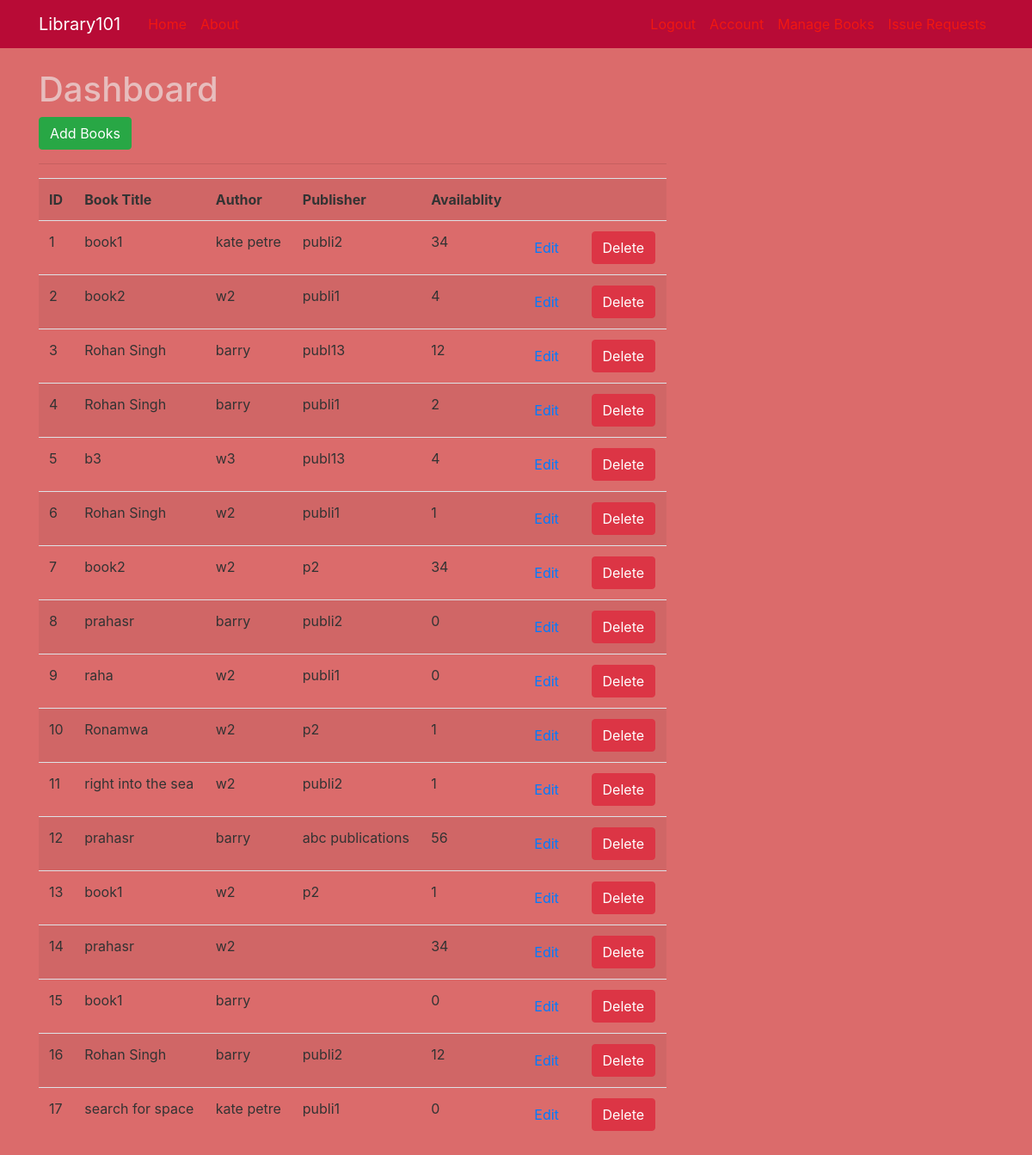
The app's page /manage_book (signed in), older data.
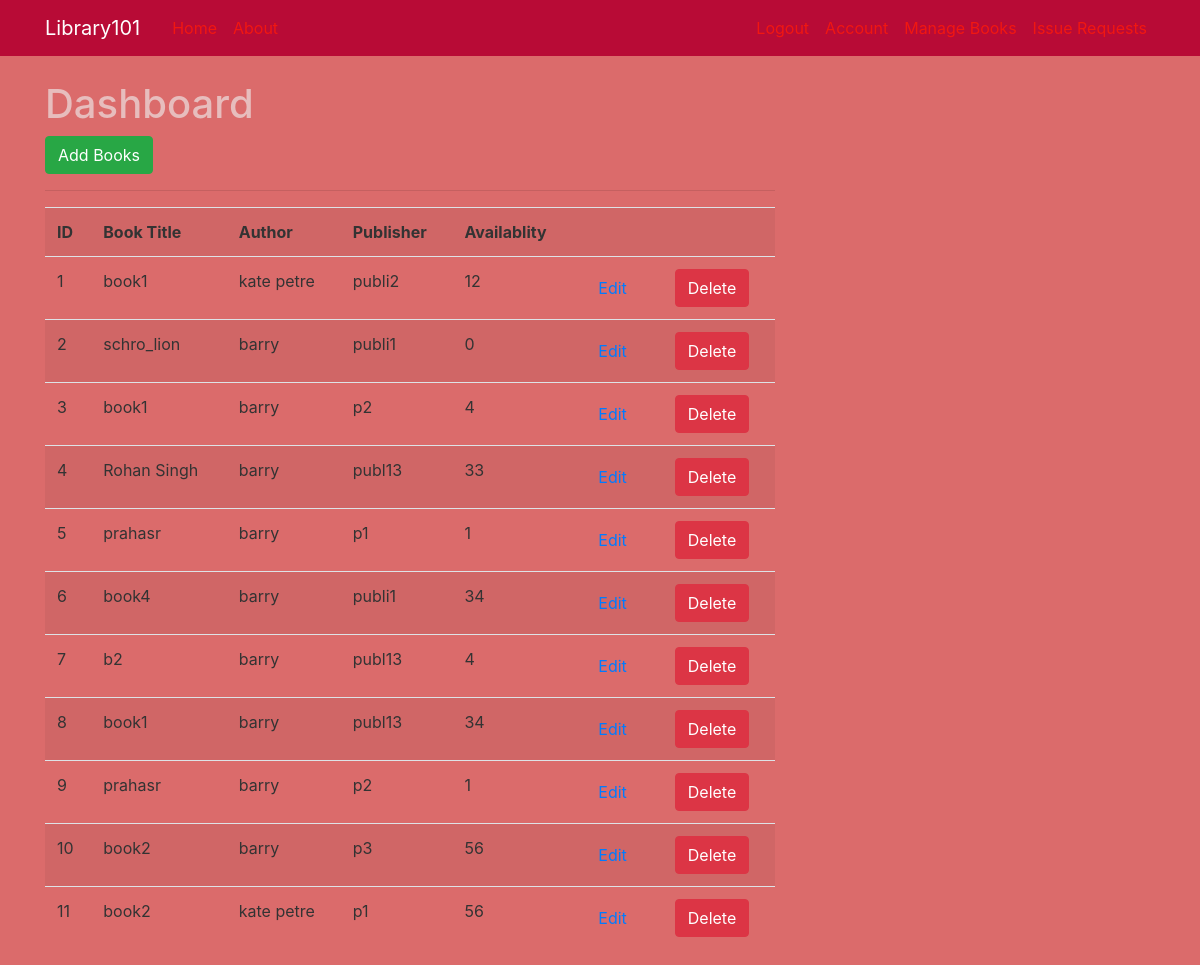
The same page, newer data.
### web_App/models.py (models this page shows, shortened)
class Book(db.Model):
    id = db.Column(db.Integer, primary_key=True)
    title = db.Column(db.String(100), nullable=False)
    genre = db.Column(db.String(40))
    writer = db.Column(db.String(20), nullable=False)
    publisher=db.Column(db.String(20), nullable=False)#db.Column(db.DateTime, nullable=False, default=datetime.utcnow)
    summary = db.Column(db.String(200), nullable=False)#db.Column(db.Text, nullable=False)
    availability=db.Column(db.Integer, nullable=False, default=0)
    img_file = db.Column(db.String(20), nullable=False, default='default1.jpeg')
    rating = db.Column(db.Integer ,nullable=False, default=0)
    posts = db.relationship('Post', backref='owner', lazy=True)
    issued = db.relationship('Irequest', backref='issued', lazy=True)

### web_App/route.py (the view)
@app.route("/manage_book",methods=['GET', 'POST'])
@login_required
def manage_book():
    if(current_user.token):
        books=Book.query.all()
        return render_template('manage1.html', title='Manage Books', books=books)
    else:
        flash(f'You must be a Librarian to access this feature!', 'danger')
        return redirect(url_for('home'))

### web_App/models.py (called while the page is built)
@login_manager.user_loader
def load_user(user_id):
    if User.query.get(int(user_id)):
        return User.query.get(int(user_id))
    elif Librarian.query.get(int(user_id)):
        return Librarian.query.get(int(user_id))

### web_App/templates/manage1.html (shortened to what this page needs)
{% extends "layout.html" %}
{% block content %}
  <h1>Dashboard </h1>
  <a class="btn btn-success" href="{{url_for('add_book')}}"> Add Books</a>
  <hr>
  <table class="table table-striped">
    <tr>
      <th>ID</th>
      <th>Book Title</th>
      <th>Author</th>
      <th>Publisher</th>
      <th>Availablity</th>
      <th></th>
      <th></th>
    </tr>
    {% for book in books %}
      <tr>
        <td>{{book.id}}</td>
        <td>{{book.title}}</td>
        <td>{{book.writer}}</td>
        <td>{{book.publisher}}</td>
        <td>{{book.availability}}</td>
        <td><a href="{{ url_for('edit_book', book_id=book.id)}}" class="btn btn-default pull-right">Edit</a></td>
        <td>
          <form action="{{url_for('delete_book', book_id=book.id)}}" method="post">
            <input type="submit" value="Delete" class="btn btn-danger">
          </form>
        </td>
      </tr>
    {% endfor %}
  </table>
{% endblock %}

Row changes from the older to the newer data that the page shows:
removed Book: id "12", title "prahasr", writer "barry", publisher "abc publications", availability "56"
removed Book: id "13", title "book1", writer "w2", publisher "p2", availability "1"
removed Book: id "14", title "prahasr", writer "w2", availability "34"
removed Book: id "15", title "book1", writer "barry", availability "0"
removed Book: id "16", title "Rohan Singh", writer "barry", publisher "publi2", availability "12"
removed Book: id "17", title "search for space", writer "kate petre", publisher "publi1", availability "0"
changed Book "publi2": availability "34" → "12"
changed Book id 2: title "book2" → "schro_lion"; writer "w2" → "barry"; availability "4" → "0"
changed Book id 3: title "Rohan Singh" → "book1"; publisher "publ13" → "p2"; availability "12" → "4"
changed Book "Rohan Singh": publisher "publi1" → "publ13"; availability "2" → "33"
changed Book id 5: title "b3" → "prahasr"; writer "w3" → "barry"; publisher "publ13" → "p1"; availability "4" → "1"
changed Book id 6: title "Rohan Singh" → "book4"; writer "w2" → "barry"; availability "1" → "34"
changed Book id 7: title "book2" → "b2"; writer "w2" → "barry"; publisher "p2" → "publ13"; availability "34" → "4"
changed Book id 8: title "prahasr" → "book1"; publisher "publi2" → "publ13"; availability "0" → "34"
changed Book id 9: title "raha" → "prahasr"; writer "w2" → "barry"; publisher "publi1" → "p2"; availability "0" → "1"
changed Book id 10: title "Ronamwa" → "book2"; writer "w2" → "barry"; publisher "p2" → "p3"; availability "1" → "56"
changed Book id 11: title "right into the sea" → "book2"; writer "w2" → "kate petre"; publisher "publi2" → "p1"; availability "1" → "56"
